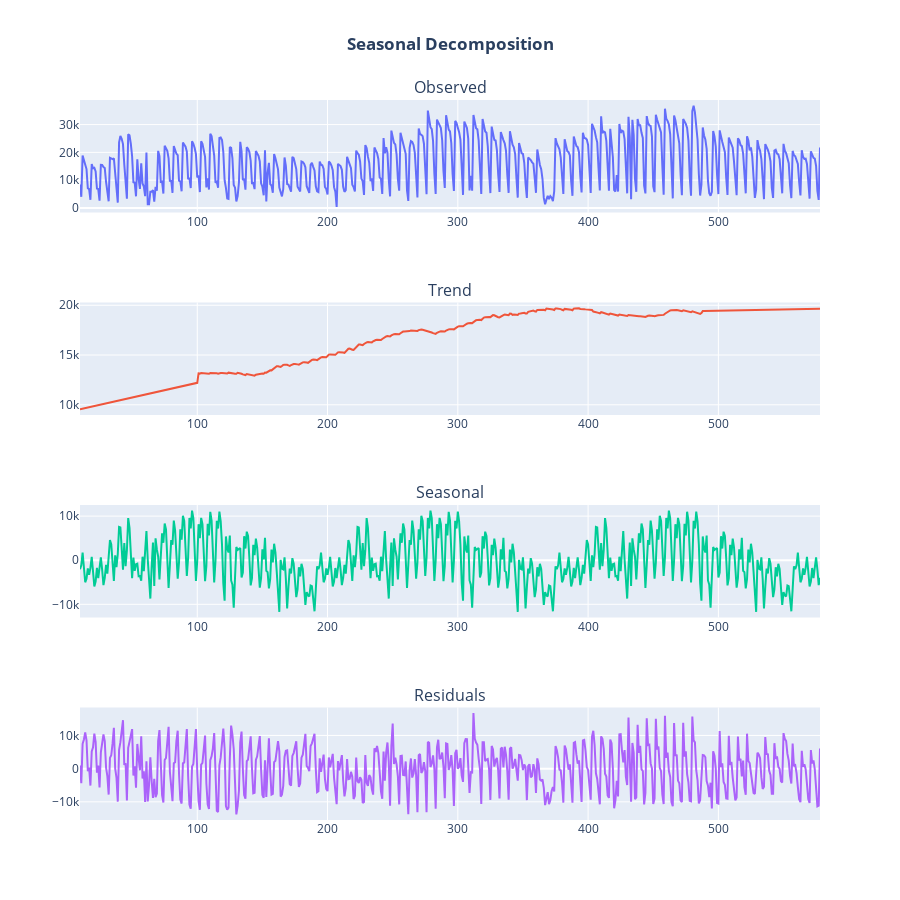

This figure's notebook cell:
### Markdown cell above
Данные на вид имеют полугодовую цикличность.

### Code cell
season_dec = seasonal_decompose(clean_data.demand, model='additive',extrapolate_trend='freq', period=183)
plot_seasonal_decompose(season_dec, season_dec.seasonal.index)

### Figure 1 — Plotly figure (JSON) as saved in the notebook; plotly's stock layout.template omitted (floating-point values rounded to 4 significant figures; data arrays with more than 128 entries replaced by an {"elided": "..."} marker saying what was removed)
{"data": [{"mode": "lines", "name": "Observed", "type": "scatter", "x": {"elided": "569 int values"}, "xaxis": "x", "y": {"elided": "569 int values"}, "yaxis": "y"}, {"mode": "lines", "name": "Trend", "type": "scatter", "x": {"elided": "569 int values"}, "xaxis": "x2", "y": {"elided": "569 float values"}, "yaxis": "y2"}, {"mode": "lines", "name": "Seasonal", "type": "scatter", "x": {"elided": "569 int values"}, "xaxis": "x3", "y": {"elided": "569 float values"}, "yaxis": "y3"}, {"mode": "lines", "name": "Residual", "type": "scatter", "x": {"elided": "569 int values"}, "xaxis": "x4", "y": {"elided": "569 float values"}, "yaxis": "y4"}], "layout": {"annotations": [{"font": {"size": 16}, "showarrow": false, "text": "Observed", "x": 0.5, "xanchor": "center", "xref": "paper", "y": 1, "yanchor": "bottom", "yref": "paper"}, {"font": {"size": 16}, "showarrow": false, "text": "Trend", "x": 0.5, "xanchor": "center", "xref": "paper", "y": 0.7188, "yanchor": "bottom", "yref": "paper"}, {"font": {"size": 16}, "showarrow": false, "text": "Seasonal", "x": 0.5, "xanchor": "center", "xref": "paper", "y": 0.4375, "yanchor": "bottom", "yref": "paper"}, {"font": {"size": 16}, "showarrow": false, "text": "Residuals", "x": 0.5, "xanchor": "center", "xref": "paper", "y": 0.1562, "yanchor": "bottom", "yref": "paper"}], "height": 900, "margin": {"t": 100}, "showlegend": false, "title": {"text": "<b>Seasonal Decomposition</b>", "x": 0.5}, "xaxis": {"anchor": "y", "domain": [0, 1]}, "xaxis2": {"anchor": "y2", "domain": [0, 1]}, "xaxis3": {"anchor": "y3", "domain": [0, 1]}, "xaxis4": {"anchor": "y4", "domain": [0, 1]}, "yaxis": {"anchor": "x", "domain": [0.8438, 1]}, "yaxis2": {"anchor": "x2", "domain": [0.5625, 0.7188]}, "yaxis3": {"anchor": "x3", "domain": [0.2812, 0.4375]}, "yaxis4": {"anchor": "x4", "domain": [0, 0.1562]}}}
